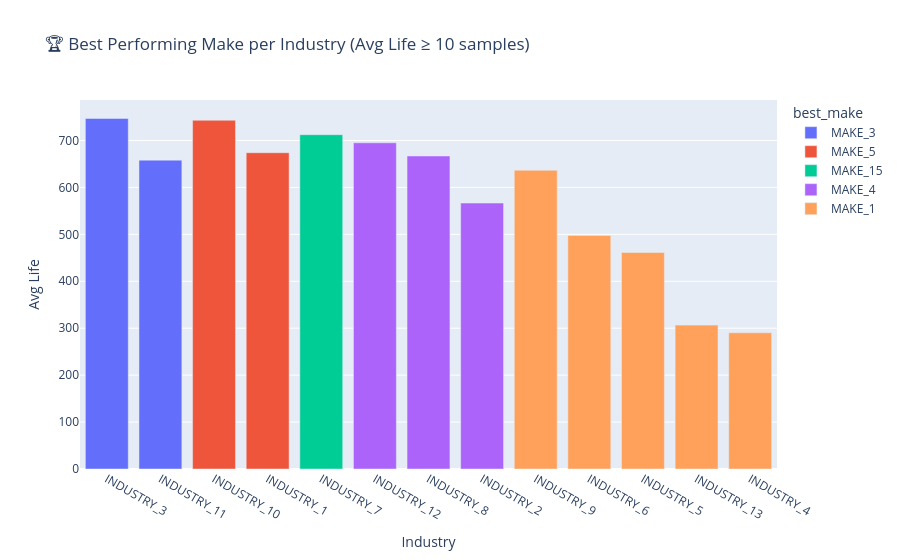

Here is the notebook cell this chart was saved with:
### Code cell
import plotly.express as px

fig = px.bar(
    best_make_df,
    x='industry',
    y='avg_life',
    color='best_make',
    hover_data=['failure_rate', 'record_count'],
    title="🏆 Best Performing Make per Industry (Avg Life ≥ 10 samples)",
    labels={'avg_life': 'Avg Operational Life (days)'}
)
fig.update_layout(xaxis_title="Industry", yaxis_title="Avg Life")
fig.show()

### Figure 1 — Plotly figure (JSON) as saved in the notebook; plotly's stock layout.template omitted (floating-point values rounded to 4 significant figures)
{"data": [{"alignmentgroup": "True", "customdata": [[0.5882, 17], [0.6923, 13]], "hovertemplate": "best_make=MAKE_3<br>industry=%{x}<br>Avg Operational Life (days)=%{y}<br>failure_rate=%{customdata[0]}<br>record_count=%{customdata[1]}<extra></extra>", "legendgroup": "MAKE_3", "marker": {"color": "#636efa", "pattern": {"shape": ""}}, "name": "MAKE_3", "offsetgroup": "MAKE_3", "orientation": "v", "showlegend": true, "textposition": "auto", "type": "bar", "x": ["INDUSTRY_3", "INDUSTRY_11"], "xaxis": "x", "y": [747, 658.2], "yaxis": "y"}, {"alignmentgroup": "True", "customdata": [[0.9231, 13], [0.5312, 64]], "hovertemplate": "best_make=MAKE_5<br>industry=%{x}<br>Avg Operational Life (days)=%{y}<br>failure_rate=%{customdata[0]}<br>record_count=%{customdata[1]}<extra></extra>", "legendgroup": "MAKE_5", "marker": {"color": "#EF553B", "pattern": {"shape": ""}}, "name": "MAKE_5", "offsetgroup": "MAKE_5", "orientation": "v", "showlegend": true, "textposition": "auto", "type": "bar", "x": ["INDUSTRY_10", "INDUSTRY_1"], "xaxis": "x", "y": [743.2, 674], "yaxis": "y"}, {"alignmentgroup": "True", "customdata": [[0.3636, 11]], "hovertemplate": "best_make=MAKE_15<br>industry=%{x}<br>Avg Operational Life (days)=%{y}<br>failure_rate=%{customdata[0]}<br>record_count=%{customdata[1]}<extra></extra>", "legendgroup": "MAKE_15", "marker": {"color": "#00cc96", "pattern": {"shape": ""}}, "name": "MAKE_15", "offsetgroup": "MAKE_15", "orientation": "v", "showlegend": true, "textposition": "auto", "type": "bar", "x": ["INDUSTRY_7"], "xaxis": "x", "y": [712.4], "yaxis": "y"}, {"alignmentgroup": "True", "customdata": [[0.5455, 11], [0.6667, 15], [0.4074, 27]], "hovertemplate": "best_make=MAKE_4<br>industry=%{x}<br>Avg Operational Life (days)=%{y}<br>failure_rate=%{customdata[0]}<br>record_count=%{customdata[1]}<extra></extra>", "legendgroup": "MAKE_4", "marker": {"color": "#ab63fa", "pattern": {"shape": ""}}, "name": "MAKE_4", "offsetgroup": "MAKE_4", "orientation": "v", "showlegend": true, "textposition": "auto", "type": "bar", "x": ["INDUSTRY_12", "INDUSTRY_8", "INDUSTRY_2"], "xaxis": "x", "y": [695.1, 667, 566.7], "yaxis": "y"}, {"alignmentgroup": "True", "customdata": [[0.5769, 26], [0.4167, 12], [0.3704, 189], [0.4211, 19], [0.6275, 51]], "hovertemplate": "best_make=MAKE_1<br>industry=%{x}<br>Avg Operational Life (days)=%{y}<br>failure_rate=%{customdata[0]}<br>record_count=%{customdata[1]}<extra></extra>", "legendgroup": "MAKE_1", "marker": {"color": "#FFA15A", "pattern": {"shape": ""}}, "name": "MAKE_1", "offsetgroup": "MAKE_1", "orientation": "v", "showlegend": true, "textposition": "auto", "type": "bar", "x": ["INDUSTRY_9", "INDUSTRY_6", "INDUSTRY_5", "INDUSTRY_13", "INDUSTRY_4"], "xaxis": "x", "y": [636.6, 497.8, 461.5, 306.6, 290.4], "yaxis": "y"}], "layout": {"barmode": "relative", "legend": {"title": {"text": "best_make"}, "tracegroupgap": 0}, "title": {"text": "🏆 Best Performing Make per Industry (Avg Life ≥ 10 samples)"}, "xaxis": {"anchor": "y", "domain": [0, 1], "title": {"text": "Industry"}}, "yaxis": {"anchor": "x", "domain": [0, 1], "title": {"text": "Avg Life"}}}}
